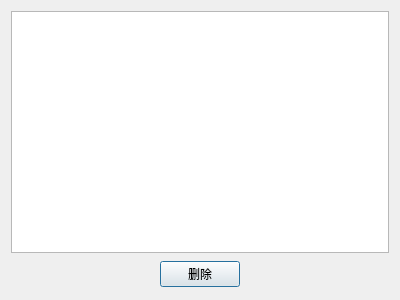
<?xml version="1.0" encoding="UTF-8"?>
<ui version="4.0">
 <class>hebing</class>
 <widget class="QDialog" name="hebing">
  <property name="geometry">
   <rect>
    <x>0</x>
    <y>0</y>
    <width>400</width>
    <height>300</height>
   </rect>
  </property>
  <property name="windowTitle">
   <string>视频合并</string>
  </property>
  <layout class="QVBoxLayout" name="verticalLayout">
   <item>
    <widget class="QListWidget" name="listWidget"/>
   </item>
   <item>
    <layout class="QHBoxLayout" name="horizontalLayout">
     <property name="leftMargin">
      <number>2</number>
     </property>
     <property name="topMargin">
      <number>2</number>
     </property>
     <property name="rightMargin">
      <number>2</number>
     </property>
     <property name="bottomMargin">
      <number>2</number>
     </property>
     <item>
      <spacer name="horizontalSpacer">
       <property name="orientation">
        <enum>Qt::Horizontal</enum>
       </property>
       <property name="sizeHint" stdset="0">
        <size>
         <width>40</width>
         <height>20</height>
        </size>
       </property>
      </spacer>
     </item>
     <item>
      <widget class="QPushButton" name="pushButton">
       <property name="text">
        <string>删除</string>
       </property>
      </widget>
     </item>
     <item>
      <spacer name="horizontalSpacer_2">
       <property name="orientation">
        <enum>Qt::Horizontal</enum>
       </property>
       <property name="sizeHint" stdset="0">
        <size>
         <width>40</width>
         <height>20</height>
        </size>
       </property>
      </spacer>
     </item>
    </layout>
   </item>
  </layout>
 </widget>
 <resources/>
 <connections/>
</ui>
